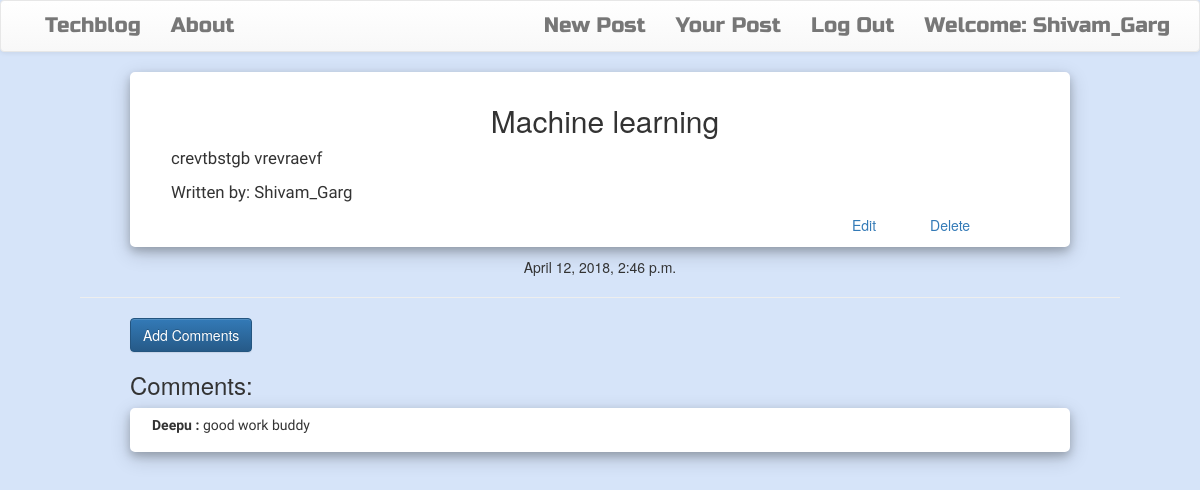
Screenshot of /post/8/ (signed in) with the database file from the repository.
### blog/models.py (models this page shows, shortened)
class Post(models.Model):
    author = models.ForeignKey('auth.User', on_delete=models.CASCADE)
    title = models.CharField(max_length=200)
    text = models.TextField()
    created_date = models.DateTimeField(default=timezone.now)
    published_date = models.DateTimeField(blank=True, null=True)

class Comment(models.Model):
    post = models.ForeignKey('blog.Post', related_name='comments',on_delete=models.CASCADE)
    author = models.CharField(max_length=200)
    text = models.TextField()
    created_date = models.DateTimeField(default=timezone.now)

### blog/views.py (the view)
# urls.py: path('post/<int:pk>/',views.PostDetailView.as_view(),name='post_detail'),
class PostDetailView(DetailView):
    model= Post

### blog/templates/blog/post_detail.html
{% extends "blog/base.html" %}
{% block content %}
<div class="centerstage">
  <div class="extra">
    <h2 class="text-center">{{post.title}}</h2>
    <p class="postcontent">{{post.text|safe|linebreaksbr}}</p>
    <p class="postcontent">Written by: {{post.author}}</p>
    {% if user.is_authenticated  %}
      {% ifequal user post.author %}
      <a class="centerstage2" href="{% url 'post_edit' pk=post.pk %}">Edit</a>
      <a class="" href="{% url 'post_remove' pk=post.pk %}">Delete</span></a>
      {% endifequal %}
    {% endif %}
  </div>
  <div class="">
    {% if post.published_date %}
      <div class="date postdate">
        {{post.published_date}}
      </div>
    {% else %}
      <a class="centerstage btn btn-primary" href="{% url 'post_publish' pk=post.pk %}">Publish</a>
    {% endif %}
  </div>
  <div class="">
    <hr>
    <a class='centerstage btn btn-primary btn comment' href="{%url 'add_comment_to_post' pk=post.pk %}">Add Comments</a>
  </div>
  <h3 class='centerstage'>Comments:</h3>
  {%if not post.comments.count %}
  <div class="extra2">
    <p>No Comments</p>
  </div>
  {% else %}
  {% for comment in post.comments.all %}
    <div class=" extra2 ">
      <p class="comments"><strong>{{comment.author}} :</strong> {{comment.text}}</p>
    </div>
  {%  endfor %}
  {% endif %}
</div>
{% endblock %}

### blog/templates/blog/base.html (shortened to what this page needs)
<!DOCTYPE html>
{% load staticfiles %}
{% load widget_tweaks %}
<html lang="en" dir="ltr">
  <head>
    <link rel="stylesheet" href="https://maxcdn.bootstrapcdn.com/bootstrap/3.3.7/css/bootstrap.min.css">
    <link rel="stylesheet" href="https://maxcdn.bootstrapcdn.com/bootstrap/3.3.7/css/bootstrap-theme.min.css">
    <link rel="stylesheet" href="//cdn.jsdelivr.net/npm/medium-editor@latest/dist/css/medium-editor.min.css" type="text/css" media="screen" charset="utf-8">
    <link rel="stylesheet" href="{% static 'css/blog.css' %}">
  </head>
  <body>
    <nav class="navbar navbar-default techfont custom-navbar">
      <div class="container">
        <ul class="nav navbar-nav">
          <li ><a class="first" href="{% url 'post_list' %}">Techblog</a></li>
          <li><a  href="{% url 'about' %}">About</a></li>
        </ul>
        <ul class='nav navbar-nav navbar-right'>
          {% if user.is_authenticated %}
          <li>
            <a class="" href="{% url 'post_new' %}">New Post</a>
          </li>
          <li>
            <a href="{% url 'post_draft_list' %}">Your Post</a>
          </li>
          <li>
            <a href="{% url 'logout' %}">Log Out</a>
          </li>
          <li>
            <a >Welcome: {{user.username}}</a>
          </li>
          {% endif %}
        </ul>
      </div>
    </nav>
      <div class="content container">
        <div class="">
          <div class="">
            <div class="blog_posts">
              {% block content %}
              {% endblock %}
            </div>
          </div>
        </div>
      </div>
  </body>
</html>

### blog/static/css/blog.css (style rules this page uses)
.first { font-size: 1em; }
body { background-color: #d6e4f9; }
.extra2 { background-color: white; width=500px; box-shadow: 0 4px 8px 0 rgba(0, 0, 0, 0.2), 0 6px 20px 0 rgba(0, 0, 0, 0.19); border: 2px solid white; border-radius: 5px; margin: 10px 50px 10px 50px; padding-top: 5px; padding-right: 10px; padding-bottom: 5px; padding-left: 20px; }
.extra { background-color: white; width=500px; box-shadow: 0 4px 8px 0 rgba(0, 0, 0, 0.2), 0 6px 20px 0 rgba(0, 0, 0, 0.19); border: 2px solid white; border-radius: 5px; margin: 10px 50px 10px 50px; padding-top: 10px; padding-right: 10px; padding-bottom: 10px; padding-left: 20px; }
.first { color:lightblue; }
.comments { font-family: 'Maven Pro', sans-serif; font-size: 1.0em; }
.techfont { font-family: 'Russo One',sans-serif; font-size: 1.5em; margin-bottom: 10px; }
.centerstage { margin-right: 50px; margin-left: 50px; }
.centerstage2 { margin-right: 50px; margin-left: 700px; }
.postdate { text-align: center; }
.postcontent { font-family: 'Maven Pro', sans-serif; font-size: 1.2em; margin-left: 19px; margin-right: 17px; }

### rows the page displays
Post: title "Machine learning", text "crevtbstgb vrevraevf", author "Shivam_Garg", published_date "April 12, 2018, 2:46 p.m."
Comment: author "Deepu", text "good work buddy"

### other values shown
{{ user.username }} "Shivam_Garg"
